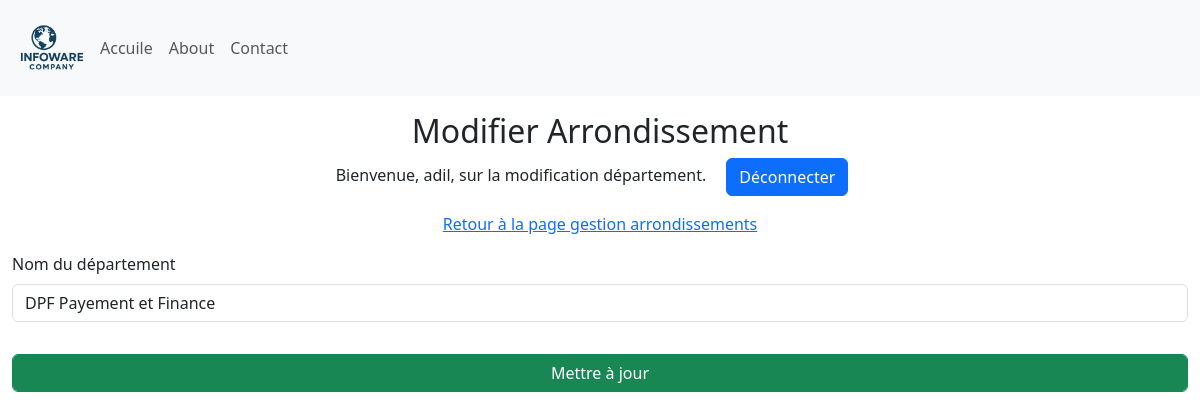
Before: /update_departement/1 (signed in) with the older database file.
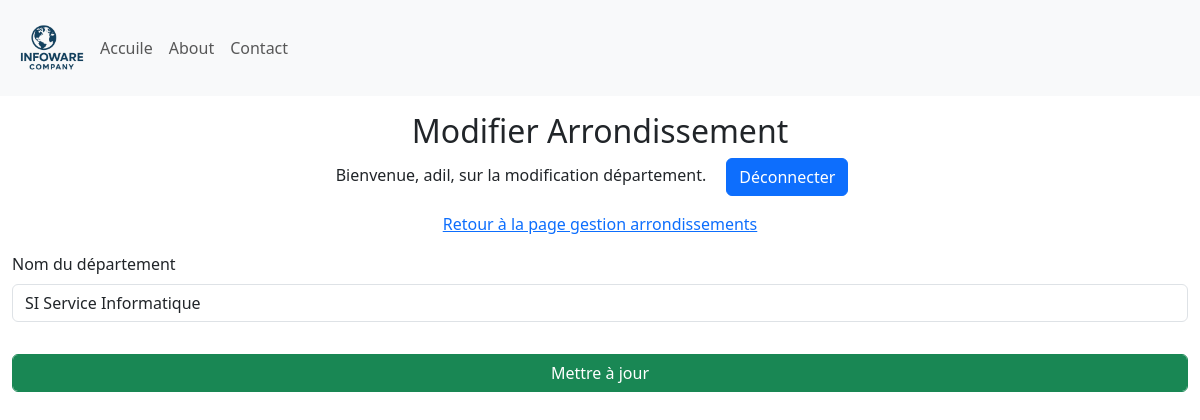
After: the same page with the newer database file.
### Site/models.py (models this page shows, shortened)
class Departement(db.Model):
    id = db.Column(db.Integer, primary_key=True)
    departement = db.Column(db.String(25), unique=True, nullable=False)
    arondissement = db.Column(db.Integer, db.ForeignKey('arondissement.id'), nullable=False)

### Site/dashbord/departement.py (the view, shortened to what this page needs)
@departement.route('/update_departement/<int:departement_id>', methods=['GET', 'POST'])
def update_departement(departement_id):
    if 'user' not in session:
        return redirect(url_for('admin.admin'))
    departement = Departement.query.get_or_404(departement_id)
    return render_template('update_departement.html', name=session['user'], departement=departement)

### Site/templates/update_departement.html (shortened to what this page needs)
{% extends 'base.html' %}
{% block body %}
<div class="container-fluid">
    <div class="row">
        <div class="col-12  my-3">
            <div class="text-center">
                <h2>Modifier Arrondissement</h2>
                <p>Bienvenue, {{ name }}, sur la modification département. <a class="mx-3 btn btn-primary" href="{{ url_for('admin.logout') }}"">Déconnecter</a></p>
                <p><a href="{{ url_for('arrondissement.manage_Arrondissements') }}">Retour à la page gestion arrondissements</a> </p>
            </div>
           <form method="POST">
                <div class="mb-3">
                    <label for="departementName" class="form-label">Nom du département</label>
                    <input type="text" class="form-control" id="departementName" name="departementName" value="{{ departement.departement }}" required>
                </div>
                <div class="mb-3">
                    <input type="submit" class="form-control btn btn-success mt-3" value="Mettre à jour">
                </div>
            </form>
        </div>
    </div>
</div>
{% endblock %}

Changed rows visible on the page:
changed Departement: departementName "DPF Payement et Finance" → "SI Service Informatique"
